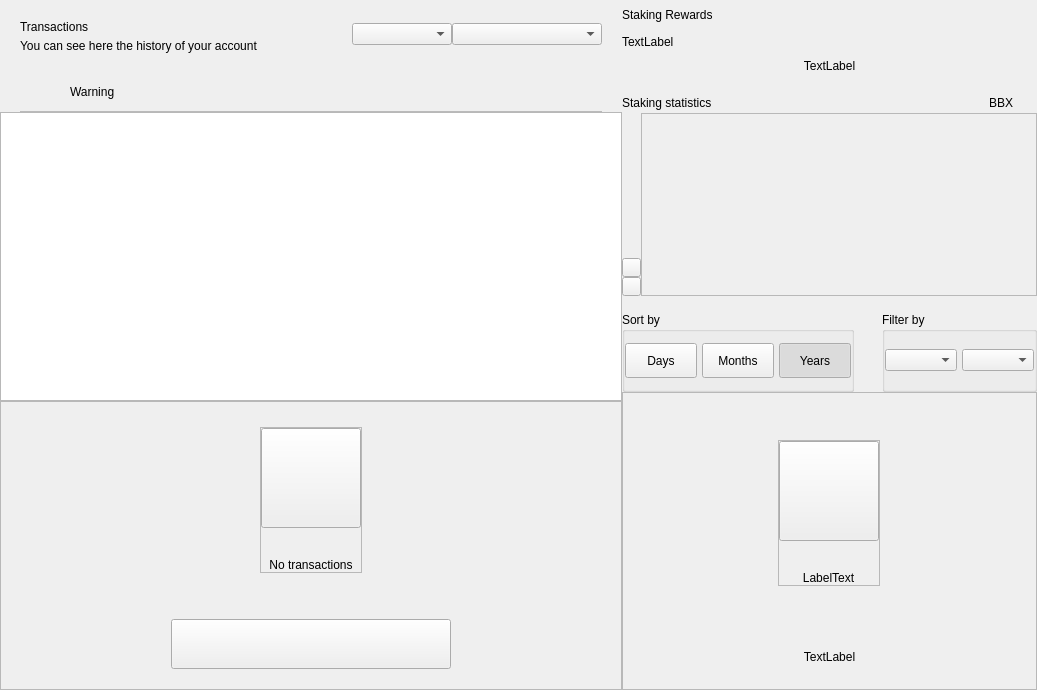
<?xml version="1.0" encoding="UTF-8"?>
<ui version="4.0">
 <class>DashboardWidget</class>
 <widget class="QWidget" name="DashboardWidget">
  <property name="geometry">
   <rect>
    <x>0</x>
    <y>0</y>
    <width>1037</width>
    <height>690</height>
   </rect>
  </property>
  <property name="windowTitle">
   <string>Form</string>
  </property>
  <layout class="QHBoxLayout" name="horizontalLayout_2" stretch="3,2">
   <property name="spacing">
    <number>0</number>
   </property>
   <property name="leftMargin">
    <number>0</number>
   </property>
   <property name="topMargin">
    <number>0</number>
   </property>
   <property name="rightMargin">
    <number>0</number>
   </property>
   <property name="bottomMargin">
    <number>0</number>
   </property>
   <item>
    <widget class="QWidget" name="left" native="true">
     <layout class="QVBoxLayout" name="left_2">
      <property name="spacing">
       <number>0</number>
      </property>
      <property name="leftMargin">
       <number>0</number>
      </property>
      <property name="topMargin">
       <number>0</number>
      </property>
      <property name="rightMargin">
       <number>0</number>
      </property>
      <property name="bottomMargin">
       <number>0</number>
      </property>
      <item>
       <layout class="QVBoxLayout" name="verticalLayout22">
        <property name="spacing">
         <number>0</number>
        </property>
        <property name="leftMargin">
         <number>20</number>
        </property>
        <property name="topMargin">
         <number>15</number>
        </property>
        <property name="rightMargin">
         <number>20</number>
        </property>
        <item>
         <widget class="QFrame" name="left_top_container">
          <layout class="QHBoxLayout" name="horizontalLayout">
           <property name="spacing">
            <number>0</number>
           </property>
           <property name="leftMargin">
            <number>0</number>
           </property>
           <property name="topMargin">
            <number>0</number>
           </property>
           <property name="rightMargin">
            <number>0</number>
           </property>
           <property name="bottomMargin">
            <number>0</number>
           </property>
           <item>
            <layout class="QVBoxLayout" name="verticalLayout_5">
             <property name="spacing">
              <number>5</number>
             </property>
             <property name="topMargin">
              <number>5</number>
             </property>
             <item>
              <widget class="QLabel" name="labelTitle">
               <property name="text">
                <string>Transactions</string>
               </property>
              </widget>
             </item>
             <item>
              <widget class="QLabel" name="labelSubtitle">
               <property name="text">
                <string>You can see here the history of your account</string>
               </property>
               <property name="alignment">
                <set>Qt::AlignLeading|Qt::AlignLeft|Qt::AlignVCenter</set>
               </property>
              </widget>
             </item>
            </layout>
           </item>
           <item>
            <spacer name="horizontalSpacer">
             <property name="orientation">
              <enum>Qt::Horizontal</enum>
             </property>
             <property name="sizeHint" stdset="0">
              <size>
               <width>40</width>
               <height>20</height>
              </size>
             </property>
            </spacer>
           </item>
           <item>
            <widget class="QComboBox" name="comboBoxSortType">
             <property name="minimumSize">
              <size>
               <width>100</width>
               <height>0</height>
              </size>
             </property>
            </widget>
           </item>
           <item>
            <widget class="QComboBox" name="comboBoxSort">
             <property name="minimumSize">
              <size>
               <width>150</width>
               <height>0</height>
              </size>
             </property>
            </widget>
           </item>
          </layout>
         </widget>
        </item>
       </layout>
      </item>
      <item>
       <spacer name="verticalSpacer">
        <property name="orientation">
         <enum>Qt::Vertical</enum>
        </property>
        <property name="sizeType">
         <enum>QSizePolicy::Fixed</enum>
        </property>
        <property name="sizeHint" stdset="0">
         <size>
          <width>20</width>
          <height>20</height>
         </size>
        </property>
       </spacer>
      </item>
      <item>
       <widget class="QWidget" name="layoutWarning" native="true">
        <layout class="QVBoxLayout" name="verticalLayout_3">
         <property name="spacing">
          <number>0</number>
         </property>
         <property name="leftMargin">
          <number>0</number>
         </property>
         <property name="topMargin">
          <number>0</number>
         </property>
         <property name="rightMargin">
          <number>0</number>
         </property>
         <property name="bottomMargin">
          <number>0</number>
         </property>
         <item>
          <widget class="QWidget" name="containerWarning" native="true">
           <layout class="QVBoxLayout" name="verticalLayout_21">
            <property name="spacing">
             <number>9</number>
            </property>
            <property name="leftMargin">
             <number>20</number>
            </property>
            <property name="topMargin">
             <number>9</number>
            </property>
            <property name="rightMargin">
             <number>20</number>
            </property>
            <property name="bottomMargin">
             <number>0</number>
            </property>
            <item>
             <widget class="QFrame" name="frameWarning">
              <property name="styleSheet">
               <string notr="true">border:none;</string>
              </property>
              <property name="frameShape">
               <enum>QFrame::StyledPanel</enum>
              </property>
              <property name="frameShadow">
               <enum>QFrame::Raised</enum>
              </property>
              <layout class="QHBoxLayout" name="horizontalLayout11" stretch="0,0,2">
               <property name="leftMargin">
                <number>0</number>
               </property>
               <property name="topMargin">
                <number>0</number>
               </property>
               <property name="rightMargin">
                <number>0</number>
               </property>
               <property name="bottomMargin">
                <number>0</number>
               </property>
               <item alignment="Qt::AlignVCenter">
                <widget class="QPushButton" name="imgWarning">
                 <property name="styleSheet">
                  <string notr="true">border:none;</string>
                 </property>
                 <property name="text">
                  <string/>
                 </property>
                 <property name="iconSize">
                  <size>
                   <width>24</width>
                   <height>24</height>
                  </size>
                 </property>
                </widget>
               </item>
               <item>
                <spacer name="horizontalSpacer_3">
                 <property name="orientation">
                  <enum>Qt::Horizontal</enum>
                 </property>
                 <property name="sizeType">
                  <enum>QSizePolicy::Fixed</enum>
                 </property>
                 <property name="sizeHint" stdset="0">
                  <size>
                   <width>12</width>
                   <height>20</height>
                  </size>
                 </property>
                </spacer>
               </item>
               <item alignment="Qt::AlignVCenter">
                <widget class="QLabel" name="lblWarning">
                 <property name="styleSheet">
                  <string notr="true"/>
                 </property>
                 <property name="text">
                  <string>Warning</string>
                 </property>
                 <property name="alignment">
                  <set>Qt::AlignBottom|Qt::AlignLeading|Qt::AlignLeft</set>
                 </property>
                </widget>
               </item>
              </layout>
             </widget>
            </item>
            <item>
             <widget class="QLabel" name="lblDivisory">
              <property name="minimumSize">
               <size>
                <width>0</width>
                <height>1</height>
               </size>
              </property>
              <property name="maximumSize">
               <size>
                <width>16777215</width>
                <height>1</height>
               </size>
              </property>
              <property name="styleSheet">
               <string notr="true">background-color:#bababa;</string>
              </property>
              <property name="text">
               <string/>
              </property>
              <property name="alignment">
               <set>Qt::AlignBottom|Qt::AlignLeading|Qt::AlignLeft</set>
              </property>
             </widget>
            </item>
           </layout>
          </widget>
         </item>
        </layout>
       </widget>
      </item>
      <item>
       <widget class="QListView" name="listTransactions">
        <property name="mouseTracking">
         <bool>true</bool>
        </property>
        <property name="selectionBehavior">
         <enum>QAbstractItemView::SelectItems</enum>
        </property>
        <property name="verticalScrollMode">
         <enum>QAbstractItemView::ScrollPerItem</enum>
        </property>
       </widget>
      </item>
      <item>
       <widget class="QFrame" name="emptyContainer">
        <property name="minimumSize">
         <size>
          <width>0</width>
          <height>100</height>
         </size>
        </property>
        <property name="frameShape">
         <enum>QFrame::StyledPanel</enum>
        </property>
        <property name="frameShadow">
         <enum>QFrame::Raised</enum>
        </property>
        <layout class="QVBoxLayout" name="verticalLayout_7" stretch="1,8,0,0">
         <property name="spacing">
          <number>0</number>
         </property>
         <property name="leftMargin">
          <number>0</number>
         </property>
         <property name="topMargin">
          <number>0</number>
         </property>
         <property name="rightMargin">
          <number>0</number>
         </property>
         <property name="bottomMargin">
          <number>20</number>
         </property>
         <item>
          <spacer name="verticalSpacer12">
           <property name="orientation">
            <enum>Qt::Vertical</enum>
           </property>
           <property name="sizeHint" stdset="0">
            <size>
             <width>20</width>
             <height>20</height>
            </size>
           </property>
          </spacer>
         </item>
         <item alignment="Qt::AlignHCenter|Qt::AlignVCenter">
          <widget class="QFrame" name="emptyScreen">
           <property name="sizePolicy">
            <sizepolicy hsizetype="Expanding" vsizetype="Expanding">
             <horstretch>0</horstretch>
             <verstretch>0</verstretch>
            </sizepolicy>
           </property>
           <property name="frameShape">
            <enum>QFrame::StyledPanel</enum>
           </property>
           <property name="frameShadow">
            <enum>QFrame::Raised</enum>
           </property>
           <layout class="QVBoxLayout" name="verticalLayout12">
            <property name="spacing">
             <number>30</number>
            </property>
            <property name="leftMargin">
             <number>0</number>
            </property>
            <property name="topMargin">
             <number>0</number>
            </property>
            <property name="rightMargin">
             <number>0</number>
            </property>
            <property name="bottomMargin">
             <number>0</number>
            </property>
            <item alignment="Qt::AlignHCenter|Qt::AlignVCenter">
             <widget class="QPushButton" name="pushImgEmpty">
              <property name="minimumSize">
               <size>
                <width>100</width>
                <height>100</height>
               </size>
              </property>
              <property name="maximumSize">
               <size>
                <width>100</width>
                <height>100</height>
               </size>
              </property>
              <property name="focusPolicy">
               <enum>Qt::NoFocus</enum>
              </property>
              <property name="text">
               <string/>
              </property>
              <property name="iconSize">
               <size>
                <width>100</width>
                <height>100</height>
               </size>
              </property>
             </widget>
            </item>
            <item alignment="Qt::AlignHCenter|Qt::AlignVCenter">
             <widget class="QLabel" name="labelEmpty">
              <property name="styleSheet">
               <string notr="true"/>
              </property>
              <property name="text">
               <string>No transactions</string>
              </property>
              <property name="alignment">
               <set>Qt::AlignCenter</set>
              </property>
             </widget>
            </item>
           </layout>
          </widget>
         </item>
         <item>
          <spacer name="verticalSpacer_21">
           <property name="orientation">
            <enum>Qt::Vertical</enum>
           </property>
           <property name="sizeHint" stdset="0">
            <size>
             <width>20</width>
             <height>40</height>
            </size>
           </property>
          </spacer>
         </item>
         <item alignment="Qt::AlignHCenter">
          <widget class="QPushButton" name="btnHowTo">
           <property name="minimumSize">
            <size>
             <width>280</width>
             <height>50</height>
            </size>
           </property>
           <property name="focusPolicy">
            <enum>Qt::NoFocus</enum>
           </property>
           <property name="text">
            <string/>
           </property>
          </widget>
         </item>
        </layout>
       </widget>
      </item>
     </layout>
    </widget>
   </item>
   <item>
    <widget class="QWidget" name="right" native="true">
     <property name="minimumSize">
      <size>
       <width>200</width>
       <height>0</height>
      </size>
     </property>
     <layout class="QVBoxLayout" name="verticalLayout_31">
      <property name="spacing">
       <number>0</number>
      </property>
      <property name="leftMargin">
       <number>0</number>
      </property>
      <property name="topMargin">
       <number>0</number>
      </property>
      <property name="rightMargin">
       <number>0</number>
      </property>
      <property name="bottomMargin">
       <number>0</number>
      </property>
      <item>
       <layout class="QVBoxLayout" name="verticalLayout_2" stretch="0,0,0,0,0,0,0">
        <property name="spacing">
         <number>0</number>
        </property>
        <item>
         <layout class="QHBoxLayout" name="horizontalLayout_3">
          <property name="spacing">
           <number>0</number>
          </property>
          <item>
           <layout class="QVBoxLayout" name="verticalLayout_6">
            <property name="spacing">
             <number>5</number>
            </property>
            <item>
             <widget class="QLabel" name="labelTitle2">
              <property name="minimumSize">
               <size>
                <width>0</width>
                <height>30</height>
               </size>
              </property>
              <property name="text">
               <string>Staking Rewards</string>
              </property>
             </widget>
            </item>
            <item>
             <widget class="QLabel" name="labelMessage">
              <property name="text">
               <string>TextLabel</string>
              </property>
             </widget>
            </item>
           </layout>
          </item>
          <item>
           <spacer name="horizontalSpacer_2">
            <property name="orientation">
             <enum>Qt::Horizontal</enum>
            </property>
            <property name="sizeType">
             <enum>QSizePolicy::MinimumExpanding</enum>
            </property>
            <property name="sizeHint" stdset="0">
             <size>
              <width>20</width>
              <height>20</height>
             </size>
            </property>
           </spacer>
          </item>
         </layout>
        </item>
        <item>
         <spacer name="verticalSpacer_4">
          <property name="orientation">
           <enum>Qt::Vertical</enum>
          </property>
          <property name="sizeType">
           <enum>QSizePolicy::Fixed</enum>
          </property>
          <property name="sizeHint" stdset="0">
           <size>
            <width>20</width>
            <height>10</height>
           </size>
          </property>
         </spacer>
        </item>
        <item>
         <layout class="QHBoxLayout" name="horizontalLayout_5" stretch="0">
          <property name="spacing">
           <number>0</number>
          </property>
          <item>
           <widget class="QLabel" name="labelAmountPiv">
            <property name="text">
             <string>TextLabel</string>
            </property>
            <property name="alignment">
             <set>Qt::AlignCenter</set>
            </property>
           </widget>
          </item>
         </layout>
        </item>
        <item>
         <spacer name="verticalSpacer_6">
          <property name="orientation">
           <enum>Qt::Vertical</enum>
          </property>
          <property name="sizeType">
           <enum>QSizePolicy::Fixed</enum>
          </property>
          <property name="sizeHint" stdset="0">
           <size>
            <width>20</width>
            <height>20</height>
           </size>
          </property>
         </spacer>
        </item>
        <item>
         <widget class="QWidget" name="layoutChart" native="true">
          <layout class="QVBoxLayout" name="verticalLayout_8" stretch="3,0">
           <property name="spacing">
            <number>16</number>
           </property>
           <property name="leftMargin">
            <number>0</number>
           </property>
           <property name="topMargin">
            <number>0</number>
           </property>
           <property name="rightMargin">
            <number>0</number>
           </property>
           <property name="bottomMargin">
            <number>0</number>
           </property>
           <item>
            <widget class="QWidget" name="verticalWidgetChart" native="true">
             <property name="minimumSize">
              <size>
               <width>0</width>
               <height>190</height>
              </size>
             </property>
             <property name="maximumSize">
              <size>
               <width>16777215</width>
               <height>16777215</height>
              </size>
             </property>
             <layout class="QVBoxLayout" name="verticalLayout_4" stretch="1,5">
              <property name="spacing">
               <number>0</number>
              </property>
              <property name="leftMargin">
               <number>0</number>
              </property>
              <property name="topMargin">
               <number>0</number>
              </property>
              <property name="rightMargin">
               <number>0</number>
              </property>
              <property name="bottomMargin">
               <number>0</number>
              </property>
              <item>
               <layout class="QHBoxLayout" name="horizontalLayout_4">
                <item>
                 <widget class="QLabel" name="labelChart">
                  <property name="text">
                   <string>Staking statistics</string>
                  </property>
                 </widget>
                </item>
                <item>
                 <spacer name="horizontalSpacer_4">
                  <property name="orientation">
                   <enum>Qt::Horizontal</enum>
                  </property>
                  <property name="sizeHint" stdset="0">
                   <size>
                    <width>40</width>
                    <height>20</height>
                   </size>
                  </property>
                 </spacer>
                </item>
                <item>
                 <widget class="QLabel" name="labelSquarePiv">
                  <property name="minimumSize">
                   <size>
                    <width>14</width>
                    <height>14</height>
                   </size>
                  </property>
                  <property name="maximumSize">
                   <size>
                    <width>14</width>
                    <height>14</height>
                   </size>
                  </property>
                  <property name="text">
                   <string/>
                  </property>
                 </widget>
                </item>
                <item>
                 <widget class="QLabel" name="labelPiv">
                  <property name="text">
                   <string>BBX</string>
                  </property>
                 </widget>
                </item>
                <item>
                 <spacer name="horizontalSpacer_5">
                  <property name="orientation">
                   <enum>Qt::Horizontal</enum>
                  </property>
                  <property name="sizeType">
                   <enum>QSizePolicy::Fixed</enum>
                  </property>
                  <property name="sizeHint" stdset="0">
                   <size>
                    <width>10</width>
                    <height>20</height>
                   </size>
                  </property>
                 </spacer>
                </item>
                <item>
                 <widget class="QLabel" name="labelSquarezPiv">
                  <property name="minimumSize">
                   <size>
                    <width>14</width>
                    <height>14</height>
                   </size>
                  </property>
                  <property name="maximumSize">
                   <size>
                    <width>14</width>
                    <height>14</height>
                   </size>
                  </property>
                  <property name="text">
                   <string/>
                  </property>
                 </widget>
                </item>
               </layout>
              </item>
              <item>
               <widget class="QWidget" name="chartContainer2" native="true">
                <property name="minimumSize">
                 <size>
                  <width>0</width>
                  <height>150</height>
                 </size>
                </property>
                <property name="styleSheet">
                 <string notr="true">#chartContainer{padding:0px; margin:0px;}</string>
                </property>
                <layout class="QHBoxLayout" name="horizontalLayout_11">
                 <property name="spacing">
                  <number>0</number>
                 </property>
                 <property name="leftMargin">
                  <number>0</number>
                 </property>
                 <property name="topMargin">
                  <number>0</number>
                 </property>
                 <property name="rightMargin">
                  <number>0</number>
                 </property>
                 <property name="bottomMargin">
                  <number>0</number>
                 </property>
                 <item>
                  <widget class="QWidget" name="containerChartArrow" native="true">
                   <property name="sizePolicy">
                    <sizepolicy hsizetype="Fixed" vsizetype="Preferred">
                     <horstretch>0</horstretch>
                     <verstretch>0</verstretch>
                    </sizepolicy>
                   </property>
                   <property name="minimumSize">
                    <size>
                     <width>19</width>
                     <height>0</height>
                    </size>
                   </property>
                   <property name="maximumSize">
                    <size>
                     <width>19</width>
                     <height>16777215</height>
                    </size>
                   </property>
                   <property name="styleSheet">
                    <string notr="true">#widget{
	padding:0px;
	margin:0px;
}</string>
                   </property>
                   <layout class="QVBoxLayout" name="verticalLayout_10">
                    <property name="spacing">
                     <number>0</number>
                    </property>
                    <property name="leftMargin">
                     <number>0</number>
                    </property>
                    <property name="rightMargin">
                     <number>0</number>
                    </property>
                    <property name="bottomMargin">
                     <number>0</number>
                    </property>
                    <item>
                     <spacer name="verticalSpacer_3">
                      <property name="orientation">
                       <enum>Qt::Vertical</enum>
                      </property>
                      <property name="sizeHint" stdset="0">
                       <size>
                        <width>20</width>
                        <height>127</height>
                       </size>
                      </property>
                     </spacer>
                    </item>
                    <item alignment="Qt::AlignVCenter">
                     <widget class="QWidget" name="containerArrows" native="true">
                      <layout class="QVBoxLayout" name="horizontalLayout_6" stretch="0,0">
                       <property name="spacing">
                        <number>0</number>
                       </property>
                       <property name="leftMargin">
                        <number>0</number>
                       </property>
                       <property name="topMargin">
                        <number>0</number>
                       </property>
                       <property name="rightMargin">
                        <number>0</number>
                       </property>
                       <property name="bottomMargin">
                        <number>0</number>
                       </property>
                       <item>
                        <widget class="QPushButton" name="pushButtonChartArrow">
                         <property name="minimumSize">
                          <size>
                           <width>19</width>
                           <height>19</height>
                          </size>
                         </property>
                         <property name="maximumSize">
                          <size>
                           <width>19</width>
                           <height>19</height>
                          </size>
                         </property>
                         <property name="focusPolicy">
                          <enum>Qt::NoFocus</enum>
                         </property>
                         <property name="styleSheet">
                          <string notr="true"/>
                         </property>
                         <property name="text">
                          <string/>
                         </property>
                        </widget>
                       </item>
                       <item>
                        <widget class="QPushButton" name="pushButtonChartRight">
                         <property name="minimumSize">
                          <size>
                           <width>19</width>
                           <height>19</height>
                          </size>
                         </property>
                         <property name="maximumSize">
                          <size>
                           <width>19</width>
                           <height>19</height>
                          </size>
                         </property>
                         <property name="focusPolicy">
                          <enum>Qt::NoFocus</enum>
                         </property>
                         <property name="styleSheet">
                          <string notr="true"/>
                         </property>
                         <property name="text">
                          <string/>
                         </property>
                        </widget>
                       </item>
                      </layout>
                     </widget>
                    </item>
                   </layout>
                  </widget>
                 </item>
                 <item>
                  <widget class="QFrame" name="chartContainer">
                   <property name="sizePolicy">
                    <sizepolicy hsizetype="Expanding" vsizetype="Preferred">
                     <horstretch>0</horstretch>
                     <verstretch>0</verstretch>
                    </sizepolicy>
                   </property>
                   <property name="styleSheet">
                    <string notr="true">padding:0px;
margin:0px;</string>
                   </property>
                   <property name="frameShape">
                    <enum>QFrame::StyledPanel</enum>
                   </property>
                   <property name="frameShadow">
                    <enum>QFrame::Raised</enum>
                   </property>
                  </widget>
                 </item>
                </layout>
               </widget>
              </item>
             </layout>
            </widget>
           </item>
           <item alignment="Qt::AlignVCenter">
            <widget class="QWidget" name="containerSort" native="true">
             <layout class="QHBoxLayout" name="horizontalLayout_6" stretch="3,2">
              <property name="spacing">
               <number>28</number>
              </property>
              <property name="leftMargin">
               <number>0</number>
              </property>
              <property name="topMargin">
               <number>0</number>
              </property>
              <property name="rightMargin">
               <number>0</number>
              </property>
              <property name="bottomMargin">
               <number>0</number>
              </property>
              <item>
               <widget class="QGroupBox" name="groupBoxChart">
                <property name="minimumSize">
                 <size>
                  <width>0</width>
                  <height>80</height>
                 </size>
                </property>
                <property name="maximumSize">
                 <size>
                  <width>16777215</width>
                  <height>80</height>
                 </size>
                </property>
                <property name="title">
                 <string>Sort by</string>
                </property>
                <layout class="QHBoxLayout" name="horizontalLayout_7">
                 <property name="spacing">
                  <number>5</number>
                 </property>
                 <property name="leftMargin">
                  <number>0</number>
                 </property>
                 <property name="rightMargin">
                  <number>0</number>
                 </property>
                 <item>
                  <widget class="QPushButton" name="pushButtonMonth">
                   <property name="minimumSize">
                    <size>
                     <width>50</width>
                     <height>35</height>
                    </size>
                   </property>
                   <property name="maximumSize">
                    <size>
                     <width>16777215</width>
                     <height>16777215</height>
                    </size>
                   </property>
                   <property name="focusPolicy">
                    <enum>Qt::NoFocus</enum>
                   </property>
                   <property name="text">
                    <string>Days</string>
                   </property>
                   <property name="checkable">
                    <bool>true</bool>
                   </property>
                   <property name="autoExclusive">
                    <bool>true</bool>
                   </property>
                  </widget>
                 </item>
                 <item>
                  <widget class="QPushButton" name="pushButtonYear">
                   <property name="minimumSize">
                    <size>
                     <width>50</width>
                     <height>35</height>
                    </size>
                   </property>
                   <property name="maximumSize">
                    <size>
                     <width>16777215</width>
                     <height>16777215</height>
                    </size>
                   </property>
                   <property name="focusPolicy">
                    <enum>Qt::NoFocus</enum>
                   </property>
                   <property name="text">
                    <string>Months</string>
                   </property>
                   <property name="checkable">
                    <bool>true</bool>
                   </property>
                   <property name="autoExclusive">
                    <bool>true</bool>
                   </property>
                  </widget>
                 </item>
                 <item>
                  <widget class="QPushButton" name="pushButtonAll">
                   <property name="sizePolicy">
                    <sizepolicy hsizetype="Preferred" vsizetype="Fixed">
                     <horstretch>0</horstretch>
                     <verstretch>0</verstretch>
                    </sizepolicy>
                   </property>
                   <property name="minimumSize">
                    <size>
                     <width>50</width>
                     <height>35</height>
                    </size>
                   </property>
                   <property name="maximumSize">
                    <size>
                     <width>16777215</width>
                     <height>16777215</height>
                    </size>
                   </property>
                   <property name="focusPolicy">
                    <enum>Qt::NoFocus</enum>
                   </property>
                   <property name="text">
                    <string>Years</string>
                   </property>
                   <property name="checkable">
                    <bool>true</bool>
                   </property>
                   <property name="checked">
                    <bool>true</bool>
                   </property>
                   <property name="autoExclusive">
                    <bool>true</bool>
                   </property>
                  </widget>
                 </item>
                </layout>
               </widget>
              </item>
              <item>
               <widget class="QGroupBox" name="container_chart_dropboxes">
                <property name="minimumSize">
                 <size>
                  <width>55</width>
                  <height>80</height>
                 </size>
                </property>
                <property name="maximumSize">
                 <size>
                  <width>16777215</width>
                  <height>80</height>
                 </size>
                </property>
                <property name="title">
                 <string>Filter by</string>
                </property>
                <layout class="QHBoxLayout" name="horizontalLayout_8" stretch="1,1">
                 <property name="spacing">
                  <number>5</number>
                 </property>
                 <property name="leftMargin">
                  <number>0</number>
                 </property>
                 <property name="topMargin">
                  <number>0</number>
                 </property>
                 <property name="rightMargin">
                  <number>0</number>
                 </property>
                 <property name="bottomMargin">
                  <number>0</number>
                 </property>
                 <item>
                  <widget class="QWidget" name="containerBoxMonths" native="true">
                   <property name="minimumSize">
                    <size>
                     <width>55</width>
                     <height>0</height>
                    </size>
                   </property>
                   <layout class="QHBoxLayout" name="horizontalLayout_9">
                    <property name="spacing">
                     <number>0</number>
                    </property>
                    <property name="leftMargin">
                     <number>0</number>
                    </property>
                    <property name="topMargin">
                     <number>0</number>
                    </property>
                    <property name="rightMargin">
                     <number>0</number>
                    </property>
                    <property name="bottomMargin">
                     <number>0</number>
                    </property>
                    <item>
                     <widget class="QComboBox" name="comboBoxMonths">
                      <property name="minimumSize">
                       <size>
                        <width>55</width>
                        <height>0</height>
                       </size>
                      </property>
                     </widget>
                    </item>
                   </layout>
                  </widget>
                 </item>
                 <item>
                  <widget class="QWidget" name="containerBoxYears" native="true">
                   <property name="sizePolicy">
                    <sizepolicy hsizetype="Preferred" vsizetype="Preferred">
                     <horstretch>0</horstretch>
                     <verstretch>0</verstretch>
                    </sizepolicy>
                   </property>
                   <property name="minimumSize">
                    <size>
                     <width>50</width>
                     <height>0</height>
                    </size>
                   </property>
                   <layout class="QHBoxLayout" name="horizontalLayout_10">
                    <property name="spacing">
                     <number>0</number>
                    </property>
                    <property name="leftMargin">
                     <number>0</number>
                    </property>
                    <property name="topMargin">
                     <number>0</number>
                    </property>
                    <property name="rightMargin">
                     <number>0</number>
                    </property>
                    <property name="bottomMargin">
                     <number>0</number>
                    </property>
                    <item>
                     <widget class="QComboBox" name="comboBoxYears">
                      <property name="minimumSize">
                       <size>
                        <width>40</width>
                        <height>0</height>
                       </size>
                      </property>
                     </widget>
                    </item>
                   </layout>
                  </widget>
                 </item>
                </layout>
               </widget>
              </item>
             </layout>
            </widget>
           </item>
          </layout>
         </widget>
        </item>
        <item>
         <widget class="QFrame" name="emptyContainerChart">
          <property name="minimumSize">
           <size>
            <width>0</width>
            <height>100</height>
           </size>
          </property>
          <property name="frameShape">
           <enum>QFrame::StyledPanel</enum>
          </property>
          <property name="frameShadow">
           <enum>QFrame::Raised</enum>
          </property>
          <layout class="QVBoxLayout" name="verticalLayout_71" stretch="1,8,0,0">
           <property name="spacing">
            <number>0</number>
           </property>
           <property name="leftMargin">
            <number>0</number>
           </property>
           <property name="topMargin">
            <number>0</number>
           </property>
           <property name="rightMargin">
            <number>0</number>
           </property>
           <property name="bottomMargin">
            <number>25</number>
           </property>
           <item>
            <spacer name="verticalSpacer11">
             <property name="orientation">
              <enum>Qt::Vertical</enum>
             </property>
             <property name="sizeHint" stdset="0">
              <size>
               <width>20</width>
               <height>20</height>
              </size>
             </property>
            </spacer>
           </item>
           <item alignment="Qt::AlignHCenter|Qt::AlignVCenter">
            <widget class="QFrame" name="emptyScreen1">
             <property name="sizePolicy">
              <sizepolicy hsizetype="Expanding" vsizetype="Expanding">
               <horstretch>0</horstretch>
               <verstretch>0</verstretch>
              </sizepolicy>
             </property>
             <property name="frameShape">
              <enum>QFrame::StyledPanel</enum>
             </property>
             <property name="frameShadow">
              <enum>QFrame::Raised</enum>
             </property>
             <layout class="QVBoxLayout" name="verticalLayout">
              <property name="spacing">
               <number>30</number>
              </property>
              <property name="leftMargin">
               <number>0</number>
              </property>
              <property name="topMargin">
               <number>0</number>
              </property>
              <property name="rightMargin">
               <number>0</number>
              </property>
              <property name="bottomMargin">
               <number>0</number>
              </property>
              <item alignment="Qt::AlignHCenter|Qt::AlignVCenter">
               <widget class="QPushButton" name="pushImgEmptyChart">
                <property name="minimumSize">
                 <size>
                  <width>100</width>
                  <height>100</height>
                 </size>
                </property>
                <property name="maximumSize">
                 <size>
                  <width>100</width>
                  <height>100</height>
                 </size>
                </property>
                <property name="focusPolicy">
                 <enum>Qt::NoFocus</enum>
                </property>
                <property name="text">
                 <string/>
                </property>
                <property name="iconSize">
                 <size>
                  <width>100</width>
                  <height>100</height>
                 </size>
                </property>
               </widget>
              </item>
              <item alignment="Qt::AlignHCenter|Qt::AlignVCenter">
               <widget class="QLabel" name="labelEmptyChart">
                <property name="styleSheet">
                 <string notr="true"/>
                </property>
                <property name="text">
                 <string>LabelText</string>
                </property>
                <property name="alignment">
                 <set>Qt::AlignCenter</set>
                </property>
               </widget>
              </item>
             </layout>
            </widget>
           </item>
           <item>
            <spacer name="verticalSpacer_2">
             <property name="orientation">
              <enum>Qt::Vertical</enum>
             </property>
             <property name="sizeHint" stdset="0">
              <size>
               <width>20</width>
               <height>40</height>
              </size>
             </property>
            </spacer>
           </item>
           <item>
            <widget class="QLabel" name="labelMessageEmpty">
             <property name="styleSheet">
              <string notr="true">#labelMessageEmpty {
	padding-left:30px;
	padding-right:30px;
}</string>
             </property>
             <property name="text">
              <string>TextLabel</string>
             </property>
             <property name="alignment">
              <set>Qt::AlignCenter</set>
             </property>
             <property name="wordWrap">
              <bool>true</bool>
             </property>
            </widget>
           </item>
          </layout>
         </widget>
        </item>
        <item>
         <widget class="QWidget" name="layoutShadow" native="true">
          <layout class="QVBoxLayout" name="verticalLayout_9">
           <property name="spacing">
            <number>0</number>
           </property>
           <property name="leftMargin">
            <number>0</number>
           </property>
           <property name="topMargin">
            <number>0</number>
           </property>
           <property name="rightMargin">
            <number>0</number>
           </property>
           <property name="bottomMargin">
            <number>0</number>
           </property>
          </layout>
         </widget>
        </item>
       </layout>
      </item>
     </layout>
    </widget>
   </item>
  </layout>
 </widget>
 <resources/>
 <connections/>
</ui>
